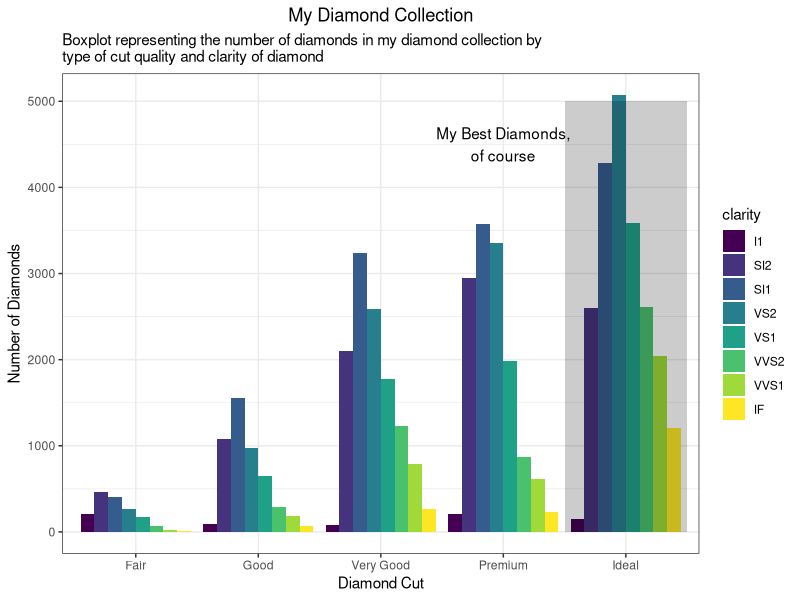
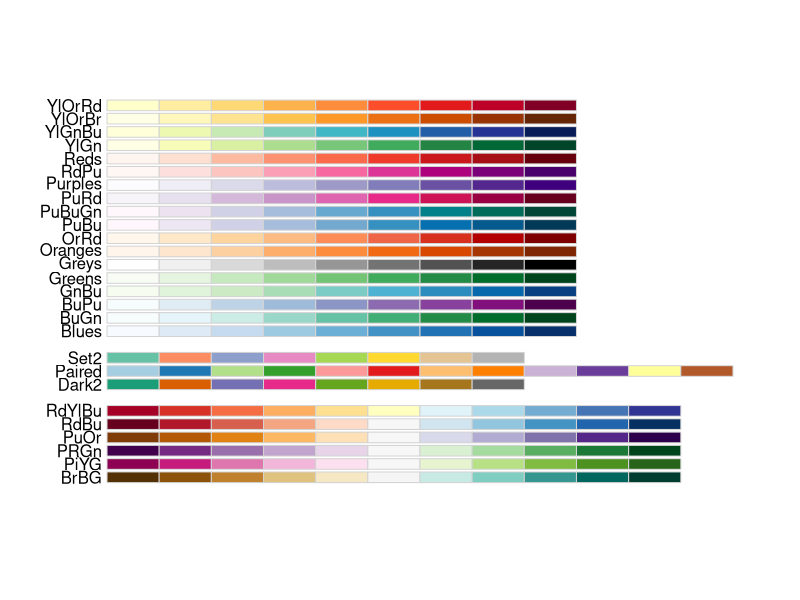

Generate these figures, in order, with R:
## ---- chunk 1
knitr::opts_chunk$set(echo = FALSE)
## ---- chunk 2
library("ggplot2")
library("magrittr") 
data("diamonds")
data("mpg")
data("iris")
theme_set(theme_bw()) 
library("ggrepel")


## ---- chunk 3
ggplot(diamonds, aes(x = cut, fill = clarity)) +
  geom_bar(position = "dodge") + 
  annotate("rect", xmin = 4.5, xmax = 5.5, ymin = 0, ymax = 5000,fill = "black", alpha = 0.2) +
  annotate("text", x = 4, y = 4500, label = "My Best Diamonds,\nof course") +
  theme_bw() +
  xlab("Diamond Cut") +
  ylab("Number of Diamonds") +
  labs(title = "My Diamond Collection", subtitle = "Boxplot representing the number of diamonds in my diamond collection by\ntype of cut quality and clarity of diamond") +
  theme(plot.title = element_text(hjust = 0.5)) 
## ---- chunk 4
data("iris")
## ---- chunk 5

## ---- chunk 6
data("mpg")
corvette <- mpg[mpg$model == "corvette",]
#install
require("ggrepel") #useful for making text annotations better, hint hint
set.seed(42)
## ---- chunk 7

## ---- chunk 8
data(mpg)

#hint for the coloring, colorbrewer and you can set palette colors and make your graphs colorblind friendly
library(RColorBrewer)
display.brewer.all(colorblindFriendly = T) #take a look at the colorblindfriendly options
## ---- chunk 9
